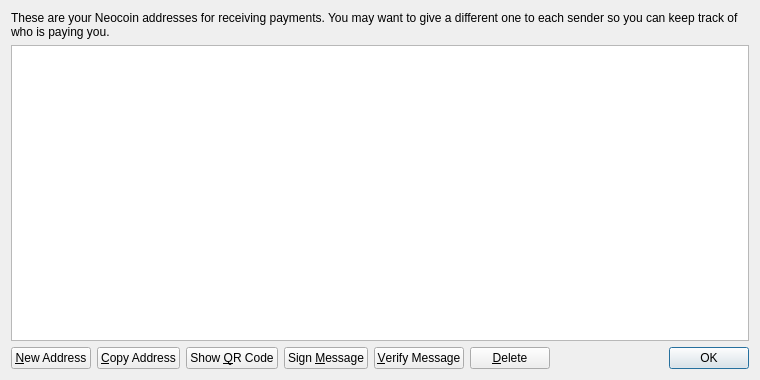
<?xml version="1.0" encoding="UTF-8"?>
<ui version="4.0">
 <class>AddressBookPage</class>
 <widget class="QWidget" name="AddressBookPage">
  <property name="geometry">
   <rect>
    <x>0</x>
    <y>0</y>
    <width>760</width>
    <height>380</height>
   </rect>
  </property>
  <property name="windowTitle">
   <string>Address Book</string>
  </property>
  <layout class="QVBoxLayout" name="verticalLayout">
   <item>
    <widget class="QLabel" name="labelExplanation">
     <property name="text">
      <string>These are your Neocoin addresses for receiving payments. You may want to give a different one to each sender so you can keep track of who is paying you.</string>
     </property>
     <property name="textFormat">
      <enum>Qt::PlainText</enum>
     </property>
     <property name="wordWrap">
      <bool>true</bool>
     </property>
    </widget>
   </item>
   <item>
    <widget class="QTableView" name="tableView">
     <property name="contextMenuPolicy">
      <enum>Qt::CustomContextMenu</enum>
     </property>
     <property name="toolTip">
      <string>Double-click to edit address or label</string>
     </property>
     <property name="tabKeyNavigation">
      <bool>false</bool>
     </property>
     <property name="alternatingRowColors">
      <bool>true</bool>
     </property>
     <property name="selectionMode">
      <enum>QAbstractItemView::SingleSelection</enum>
     </property>
     <property name="selectionBehavior">
      <enum>QAbstractItemView::SelectRows</enum>
     </property>
     <property name="sortingEnabled">
      <bool>true</bool>
     </property>
     <attribute name="verticalHeaderVisible">
      <bool>false</bool>
     </attribute>
    </widget>
   </item>
   <item>
    <layout class="QHBoxLayout" name="horizontalLayout">
     <item>
      <widget class="QPushButton" name="newAddressButton">
       <property name="toolTip">
        <string>Create a new address</string>
       </property>
       <property name="text">
        <string>&amp;New Address</string>
       </property>
       <property name="icon">
        <iconset resource="../bitcoin.qrc">
         <normaloff>:/icons/add</normaloff>:/icons/add</iconset>
       </property>
      </widget>
     </item>
     <item>
      <widget class="QPushButton" name="copyToClipboard">
       <property name="toolTip">
        <string>Copy the currently selected address to the system clipboard</string>
       </property>
       <property name="text">
        <string>&amp;Copy Address</string>
       </property>
       <property name="icon">
        <iconset resource="../bitcoin.qrc">
         <normaloff>:/icons/editcopy</normaloff>:/icons/editcopy</iconset>
       </property>
      </widget>
     </item>
     <item>
      <widget class="QPushButton" name="showQRCode">
       <property name="text">
        <string>Show &amp;QR Code</string>
       </property>
       <property name="icon">
        <iconset resource="../bitcoin.qrc">
         <normaloff>:/icons/qrcode</normaloff>:/icons/qrcode</iconset>
       </property>
      </widget>
     </item>
     <item>
      <widget class="QPushButton" name="signMessage">
       <property name="toolTip">
        <string>Sign a message to prove you own a Neocoin address</string>
       </property>
       <property name="text">
        <string>Sign &amp;Message</string>
       </property>
       <property name="icon">
        <iconset resource="../bitcoin.qrc">
         <normaloff>:/icons/edit</normaloff>:/icons/edit</iconset>
       </property>
      </widget>
     </item>
     <item>
      <widget class="QPushButton" name="verifyMessage">
       <property name="toolTip">
        <string>Verify a message to ensure it was signed with a specified Neocoin address</string>
       </property>
       <property name="text">
        <string>&amp;Verify Message</string>
       </property>
       <property name="icon">
        <iconset resource="../bitcoin.qrc">
         <normaloff>:/icons/transaction_0</normaloff>:/icons/transaction_0</iconset>
       </property>
      </widget>
     </item>
     <item>
      <widget class="QPushButton" name="deleteButton">
       <property name="toolTip">
        <string>Delete the currently selected address from the list</string>
       </property>
       <property name="text">
        <string>&amp;Delete</string>
       </property>
       <property name="icon">
        <iconset resource="../bitcoin.qrc">
         <normaloff>:/icons/remove</normaloff>:/icons/remove</iconset>
       </property>
      </widget>
     </item>
     <item>
      <spacer name="horizontalSpacer">
       <property name="orientation">
        <enum>Qt::Horizontal</enum>
       </property>
       <property name="sizeHint" stdset="0">
        <size>
         <width>40</width>
         <height>20</height>
        </size>
       </property>
      </spacer>
     </item>
     <item>
      <widget class="QDialogButtonBox" name="buttonBox">
       <property name="sizePolicy">
        <sizepolicy hsizetype="Maximum" vsizetype="Fixed">
         <horstretch>0</horstretch>
         <verstretch>0</verstretch>
        </sizepolicy>
       </property>
       <property name="standardButtons">
        <set>QDialogButtonBox::Ok</set>
       </property>
      </widget>
     </item>
    </layout>
   </item>
  </layout>
 </widget>
 <resources>
  <include location="../bitcoin.qrc"/>
 </resources>
 <connections/>
</ui>
